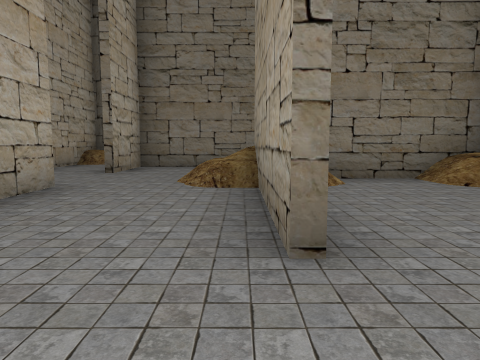
[1] (above)

21 first-person views from a walk through a scene from a Unity 3-D project. The camera is 1.2 m above the floor, tilts 6° down and sees 70° across. The floor is counted in squares, 2.4 m on a side. Each view is taken from the middle of a square. On the plan, view 1 faces up. The plan holds only what a view shows up to about 9 squares ahead; the rest is blank. The player character is not drawn. Some animated figures are not drawn.

[2]
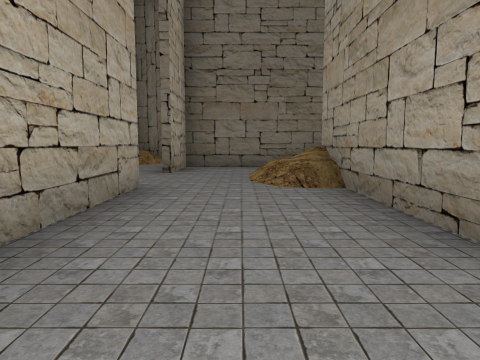

[3]
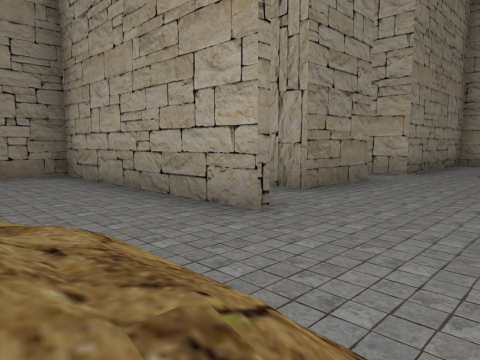

[4]
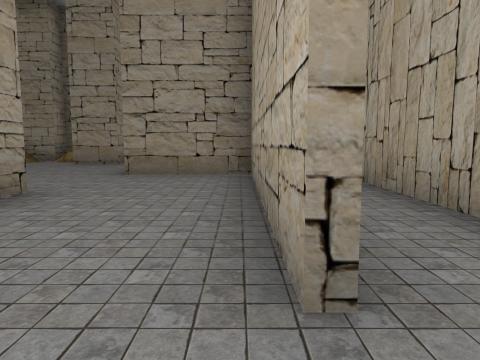

[5]
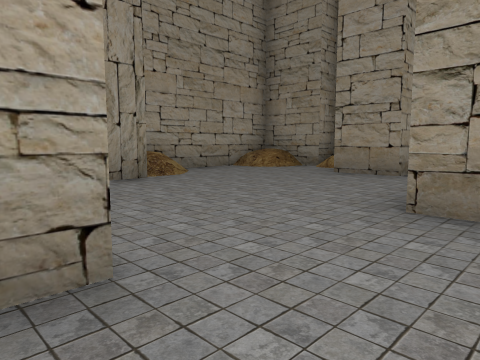

[6]
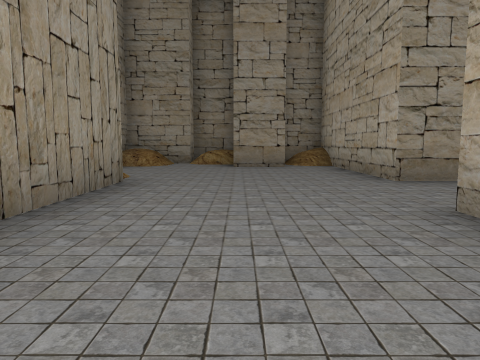

[7]
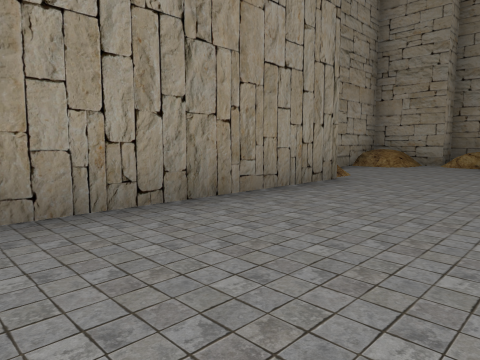

[8]
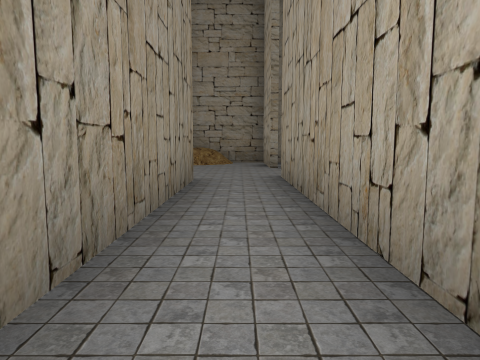

[9]
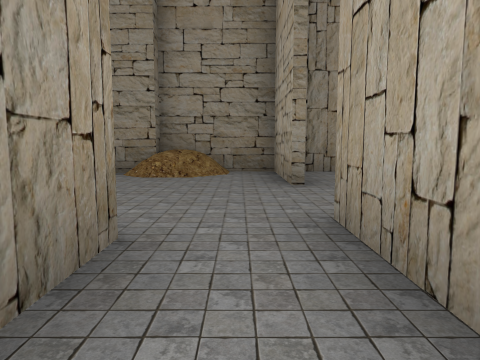

[10]
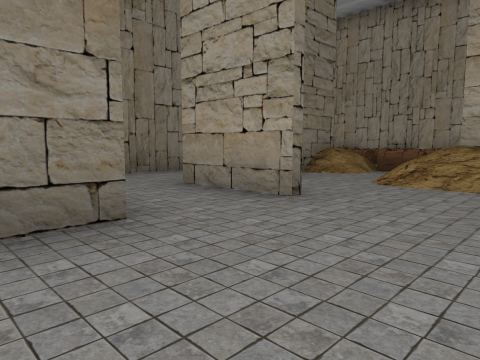

[11]
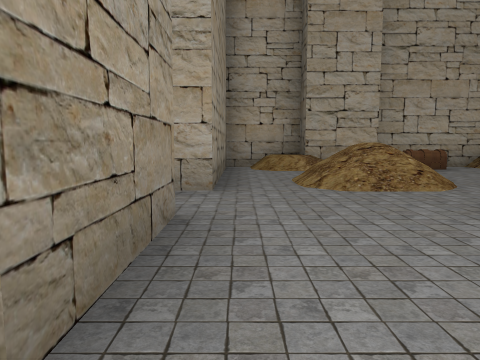

[12]
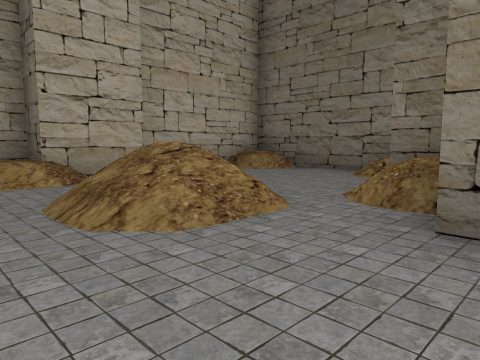

[13]
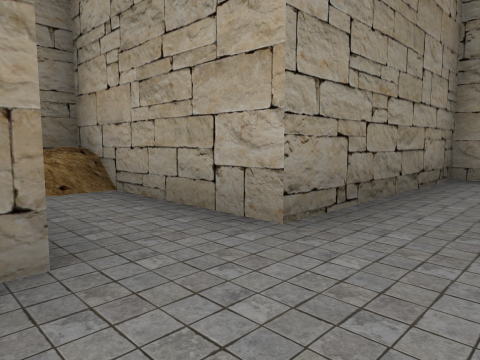

[14]
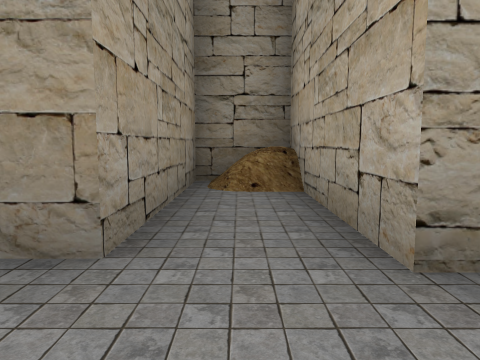

[15]
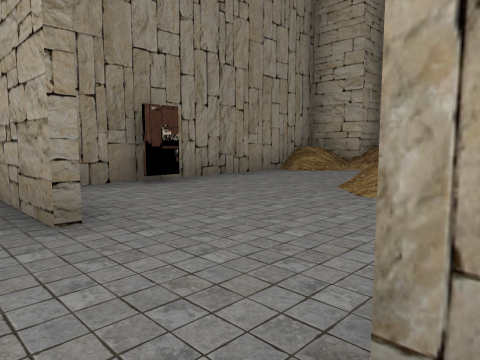

[16]
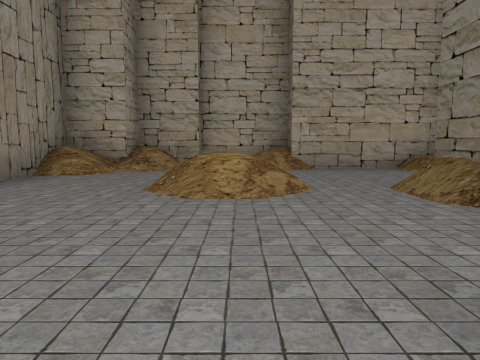

[17]
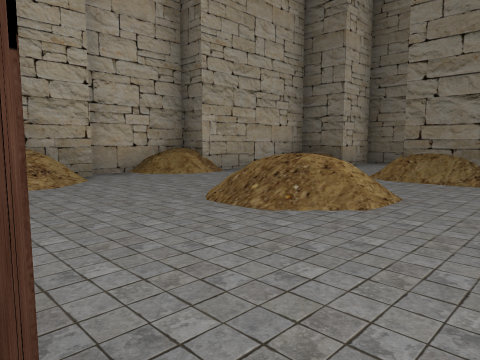

[18]
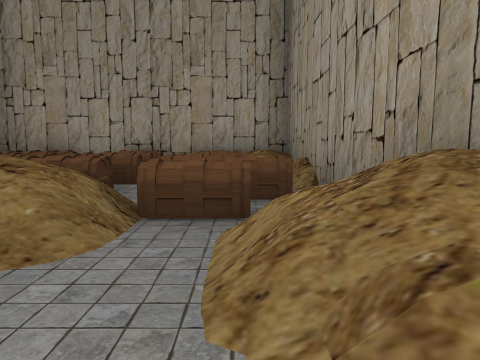

[19]
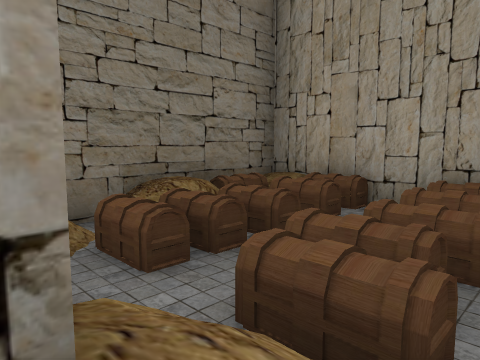

[20]
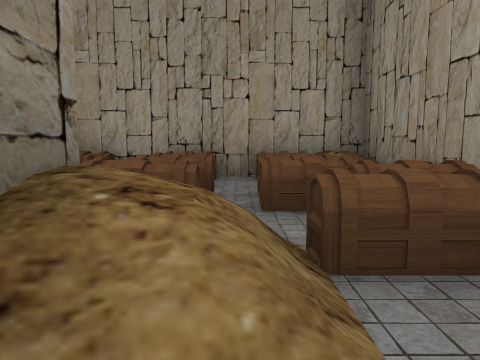

[21]
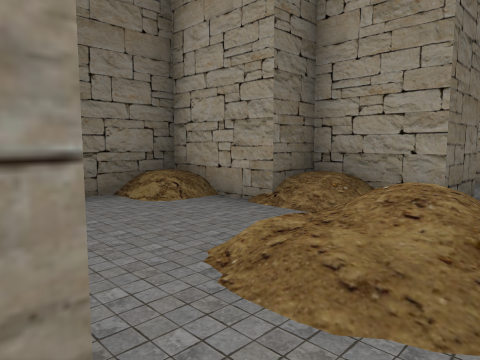

### Floor plan
Key: @ floor where view 1 was taken; # wall or solid block; . main floor; : floor 0.75 m higher than the main floor; / step, stairs or slope; = window, fence, low wall or low ledge; C chest; O other object.
Columns run from 11 left of view 1 to 6 right of it. Each row starts with its distance up from view 1.
 11              ####
 10 ######   ##   #C#
  9 #/../# #...  CCCC
  8 #C...###.####CCCC
  7 #.././##.#..//...#
  6 ##.//.##.#.//CCO=#
  5 #:.//...../######
  4 #.###....#.#../#
  3 ###.#.##.#.#...#
  2  #/.#.##.#.#...#
  1  #..#/##.#.....#
  0 ##..####.#.@...##
 -1 #/.....#.###.../#
 -2 #/.///.....#....#
 -3 #/../......#....#
 -4 #/.....#./.###./#
 -5 ##/..#.#./### /##
 -6  ##########   ##

Where each view was taken, in squares from view 1:
view 1: 0 up, 0 right, facing up
view 2: 0 up, 1 left, facing up
view 3: 6 up, 0 right, facing down-left
view 4: 5 up, 2 left, facing down
view 5: 2 up, 1 left, facing down-right
view 6: 4 up, 2 right, facing down
view 7: 4 up, 1 right, facing down-right
view 8: 4 up, 3 left, facing down
view 9: 1 up, 3 left, facing down
view 10: 4 up, 5 left, facing up-right
view 11: 4 up, 3 left, facing left
view 12: 4 up, 5 left, facing up-left
view 13: 5 up, 5 left, facing down-left
view 14: 5 up, 6 left, facing down
view 15: 1 down, 3 left, facing down-left
view 16: 2 down, 3 left, facing left
view 17: 5 down, 5 left, facing up-left
view 18: 6 up, 1 left, facing right
view 19: 7 up, 1 right, facing up-right
view 20: 7 up, 0 right, facing right
view 21: 5 up, 10 left, facing up-right
